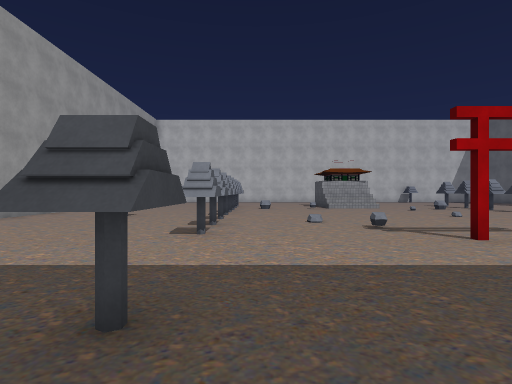
[1] (above)

18 first-person views from a walk through a scene from a Unity 3-D project. The camera is 1.5 m above the floor, looks level and sees 80° across. The floor is counted in squares, 2 m on a side. Each view is taken from the middle of a square. On the plan, view 1 faces up. The plan holds only what a view shows up to about 10 squares ahead; the rest is blank. The place goes on beyond the plan. The player is left out. Some surface patterns are stand-ins.

[2]
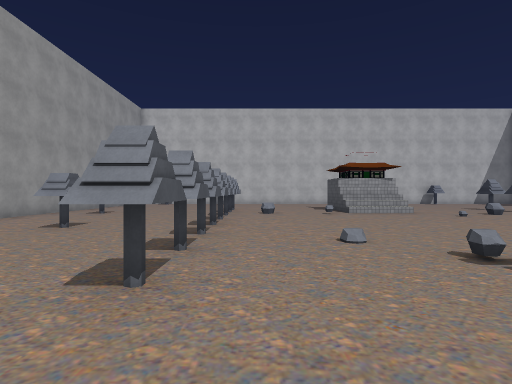

[3]
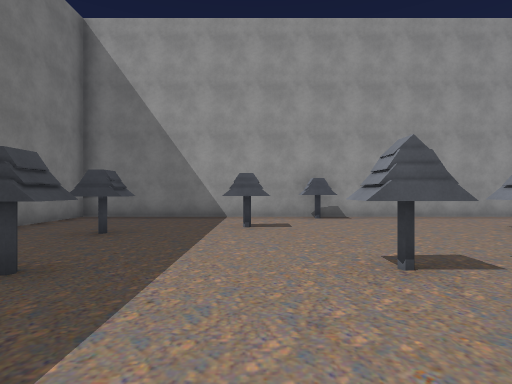

[4]
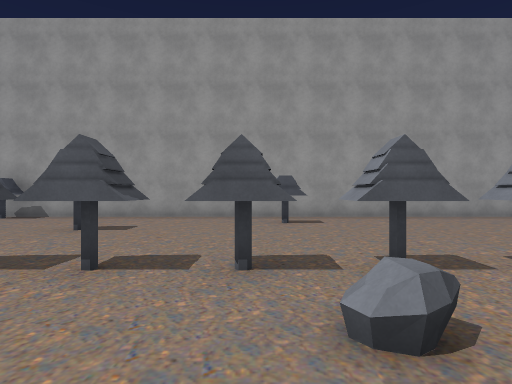

[5]
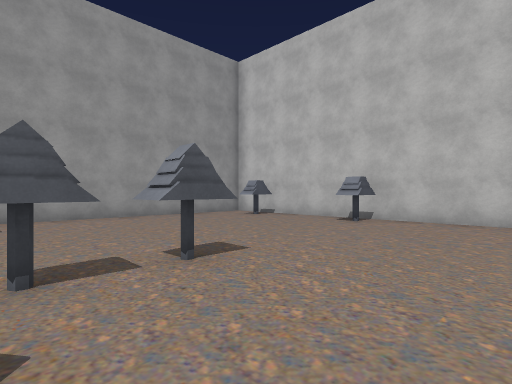

[6]
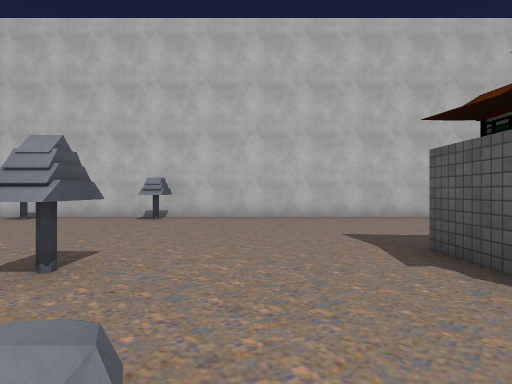

[7]
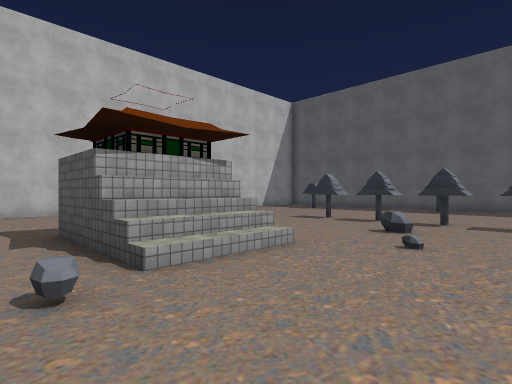

[8]
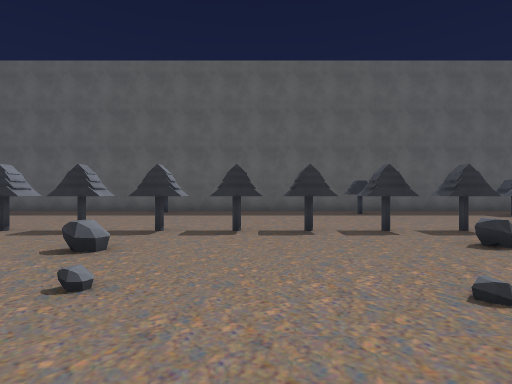

[9]
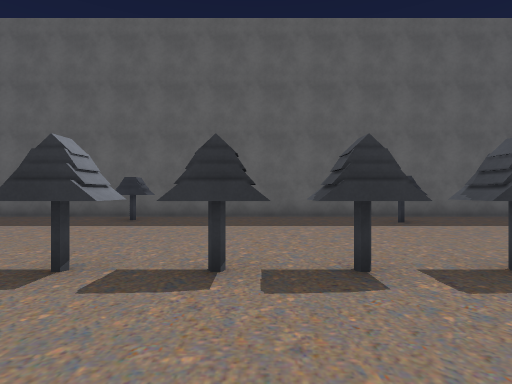

[10]
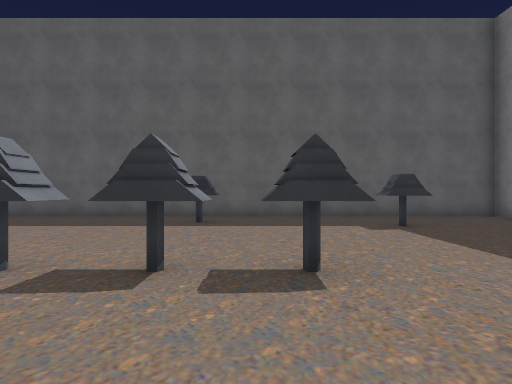

[11]
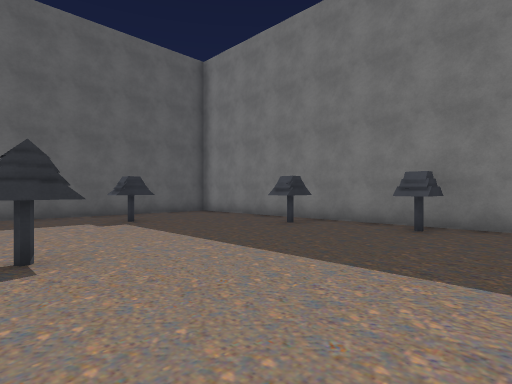

[12]
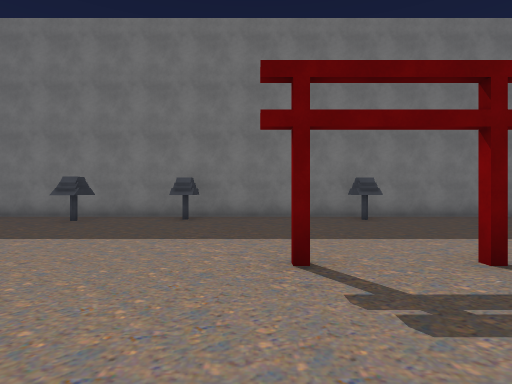

[13]
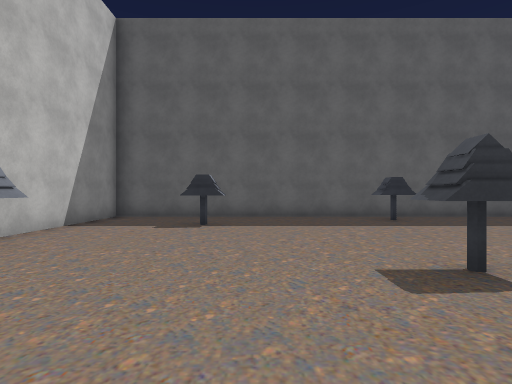

[14]
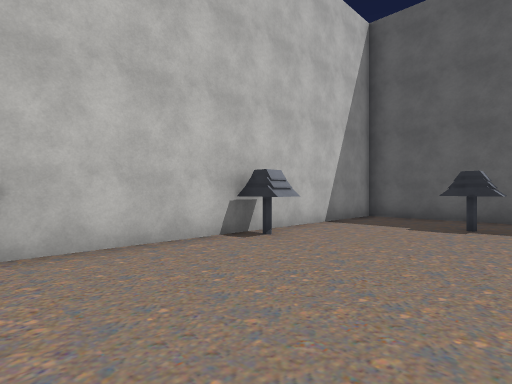

[15]
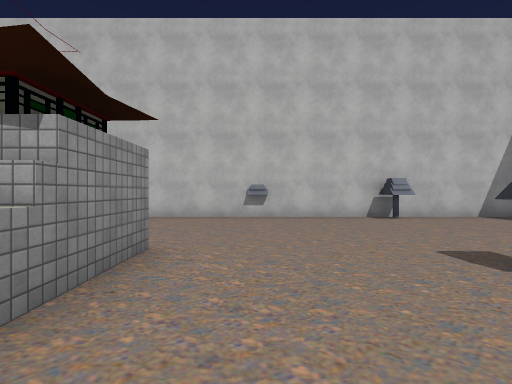

[16]
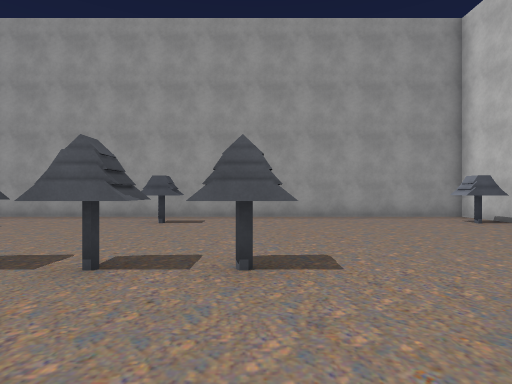

[17]
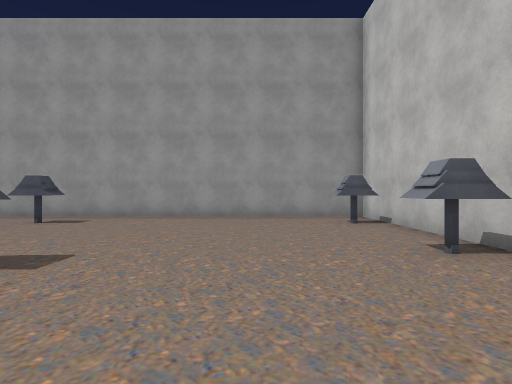

[18]
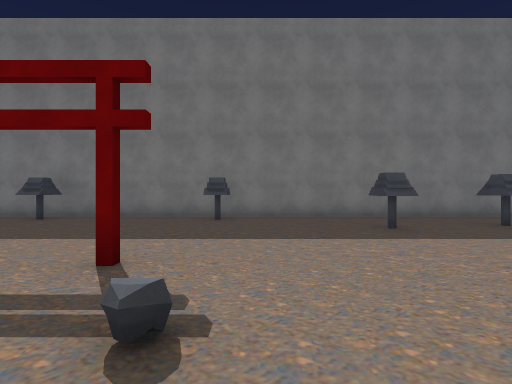

### Floor plan
Points are (right, up) in squares from view 1. A wall is a line through its corners. A room is listed if a view was taken in it or the views show most of it. See-through windows are left out.
Room 1 (views 1, 2, 3, 4, 5, 6, 7, 8, 9, 10, 11, 12, 13, 14, 15, 16, 17, 18)
walls: (9.6, 9.4) (9.6, 10.5); (9.6, 10.9) (9.6, 11.9); (9.6, 8.1) (9.6, 8.8); (5.5, 15.2) (4.4, 15.2); (3.3, 15.4) (3.3, 17.1); (10.2, 12.5) (9.6, 12.5) (9.6, 13.4); (-0.7, 8.9) (-0.7, 8.1); (9.6, 6.4) (9.6, 7.5); (9.6, 13.9) (9.6, 14.9); (-0.7, 7.4) (-0.7, 6.5); (-1.2, 11.7) (-0.7, 11.7) (-0.7, 10.9); (-0.7, 13.4) (-0.7, 12.4); (9.6, 5) (9.6, 6); (-0.7, 6) (-0.7, 5.1) (-1.2, 5.1); (9.6, 15.4) (9.6, 16.2) (10.2, 16.2); (5.6, 17.1) (5.6, 15) (4.4, 15); (-1.2, 14.7) (-0.7, 14.7) (-0.7, 14); (-0.7, 16.4) (-0.7, 15.5) (-1.2, 15.5); (14.2, 6.9) (14.2, 7.4); (-1.1, 2.1) (-0.5, 2.1) (-0.5, 1.3) (-1.1, 1.3); (3.3, 0.1) (3.3, -0.8); (14.9, 13.8) (14.9, 14.8); (-4.2, 4.4) (-4.2, 3.2); (-5.1, 14.2) (-5.1, 13.2); (7.6, -0.9) (7.6, -0.1) (8.2, -0.1); (6.4, -1.2) (8.8, -1.2); (13.4, 2.2) (13.4, 3.2); (2.4, -1.2) (3.6, -1.2); (-3.2, 1.8) (-3.2, 0.8); (10.4, -0.5) (10.4, 0.5); (-6.4, 6.2) (-6.4, 5.2); (13.8, 18.6) (13.8, 19.8); (10.4, -1.2) (11.5, -1.2); (-0.5, -1.2) (0.6, -1.2); (-1.4, 21.5) (-1.4, 21.1) (-2, 21.1); (10.2, 22.2) (-7.2, 22.2) (-7.2, -1.2) (-5.4, -1.2); (-3.5, -1.2) (-2.4, -1.2); (-5.1, 21.9) (-5.1, 20.9); (16.2, -1.2) (16.2, 22.2) (11.6, 22.2)
ways out: gap at (-1, 6); gap at (-1, 8.5); gap at (10, 6); gap at (10, 8.5)
objects: other object (4, 15)

Where each view was taken, in squares from view 1:
view 1: 0 up, 0 right, facing up
view 2: 3 up, 0 right, facing up
view 3: 4 up, 2 right, facing left
view 4: 13 up, 2 right, facing left
view 5: 14 up, 2 right, facing up-left
view 6: 13 up, 1 right, facing up
view 7: 11 up, 2 right, facing up-right
view 8: 11 up, 4 right, facing right
view 9: 11 up, 7 right, facing right
view 10: 6 up, 7 right, facing right
view 11: 6 up, 6 right, facing down-right
view 12: 8 up, 6 right, facing down
view 13: 18 up, 7 right, facing right
view 14: 18 up, 7 right, facing up-right
view 15: 13 up, 7 right, facing up
view 16: 16 up, 2 right, facing left
view 17: 19 up, 2 right, facing left
view 18: 8 up, 2 right, facing down
